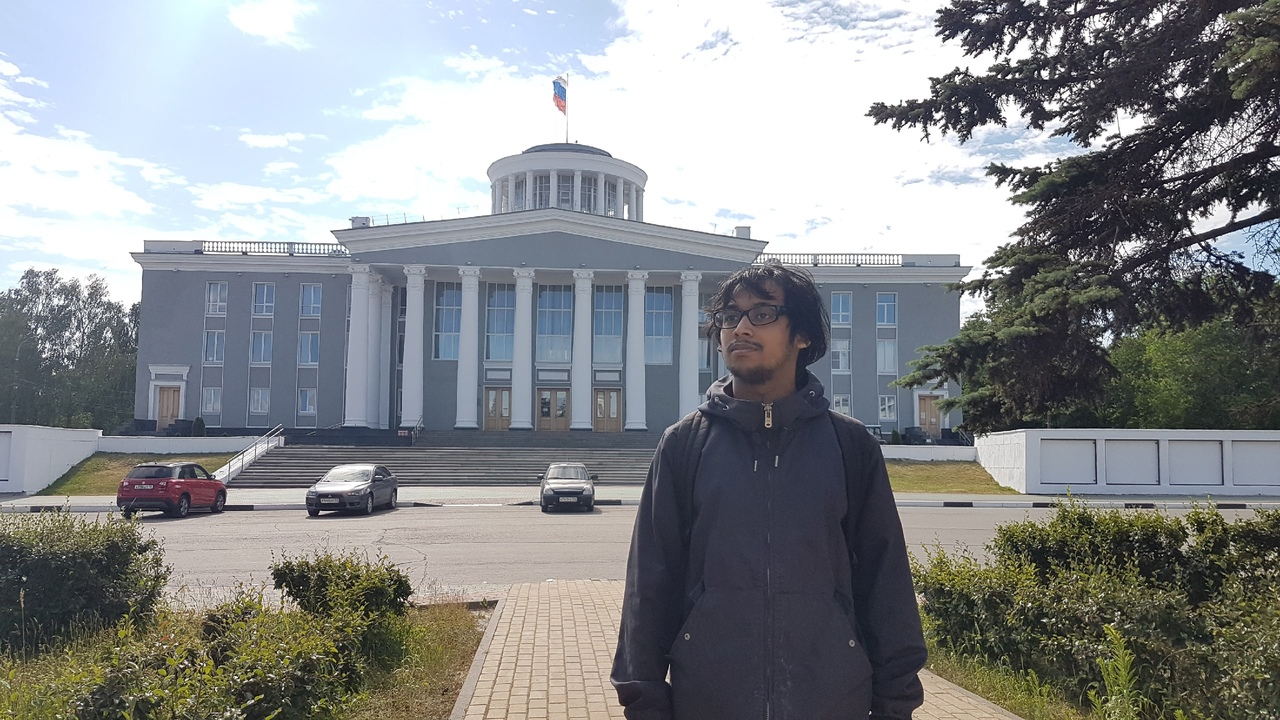
#> input picture imagehh.jpg, 1280 x 720 px
$ python lab2.py
#> lines starting #> are read from the running program, lines starting #| are printed output that depends on the picture
#
#All the copyright to utshomomen
#

import cv2
import numpy as np
import random
import sys
from os import path


img_original = cv2.imread("imagehh.jpg")
#> img_original is the input picture: shape (720, 1280, 3); mean B, G, R 140.2, 138.3, 135.7
kernel = np.ones ((5,5),np.uint8)


cv2.imshow("frame1", img_original)

gray = cv2.cvtColor(img_original, cv2.COLOR_BGR2RGBA)
cv2.imshow("frame2", gray)

canny = cv2.Canny(img_original,150,200)
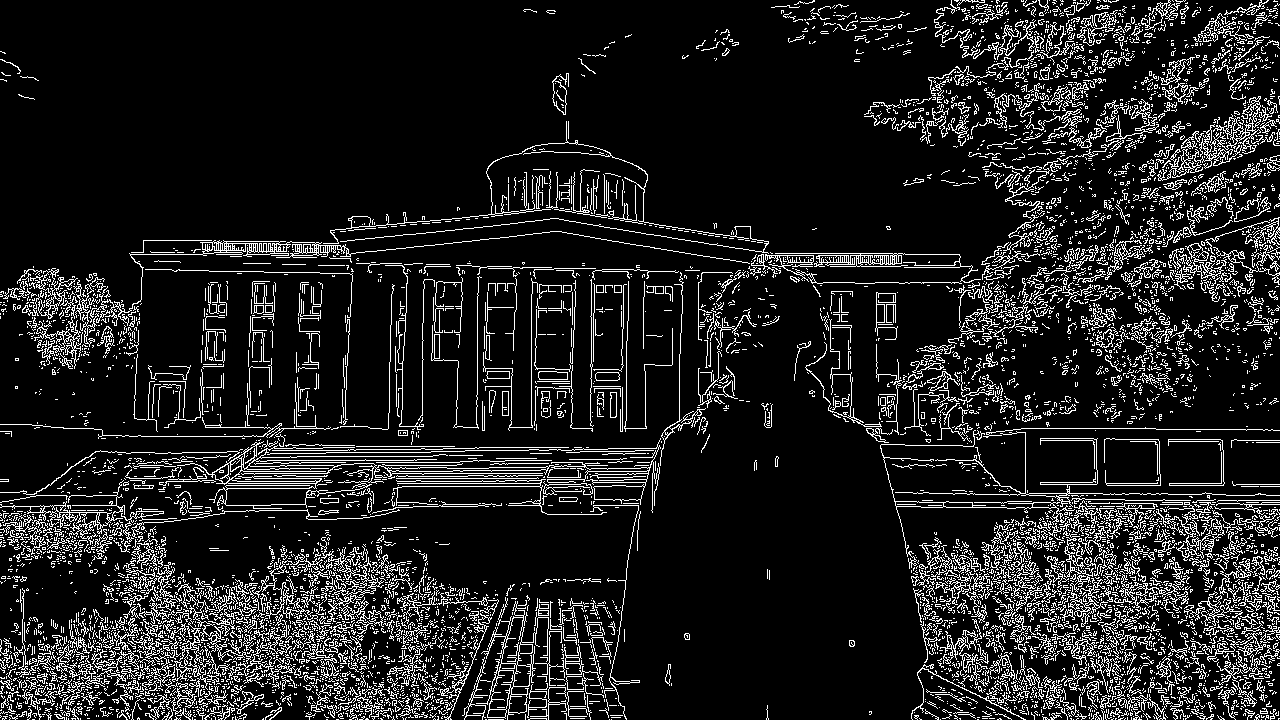
#> canny: shape (720, 1280); 12.1% white in thin lines or dots
cv2.imshow("frame3", canny)
#faces =cv2.(gray, 1.3, 5)
 #for (x, y, w, h)
 # cv2.rectangle(img, (x, y), (x + w, y + h), (255, 0, 0), 2)

dialation = cv2.dilate(img_original, kernel, iterations=1)
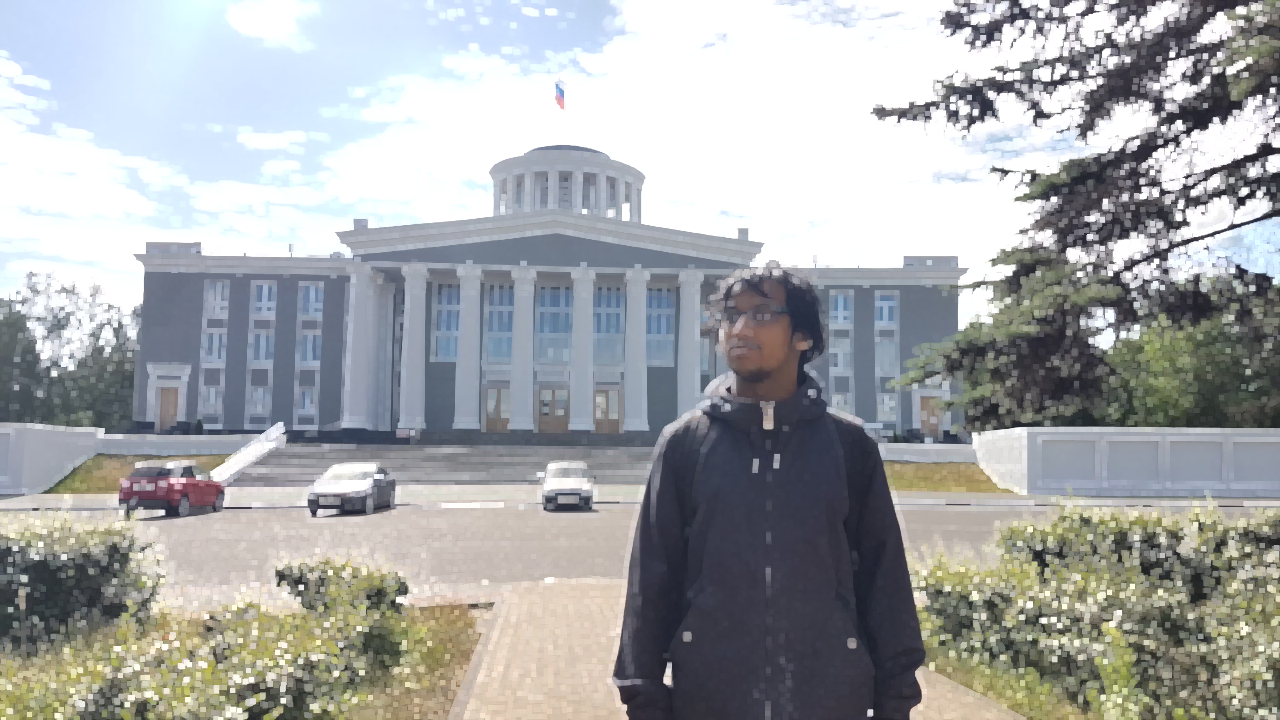
#> dialation: shape (720, 1280, 3); mean B, G, R 168.2, 167.1, 164.7

cv2.imshow("frame4", dialation)

eroded = cv2.erode(img_original, kernel, iterations=1)
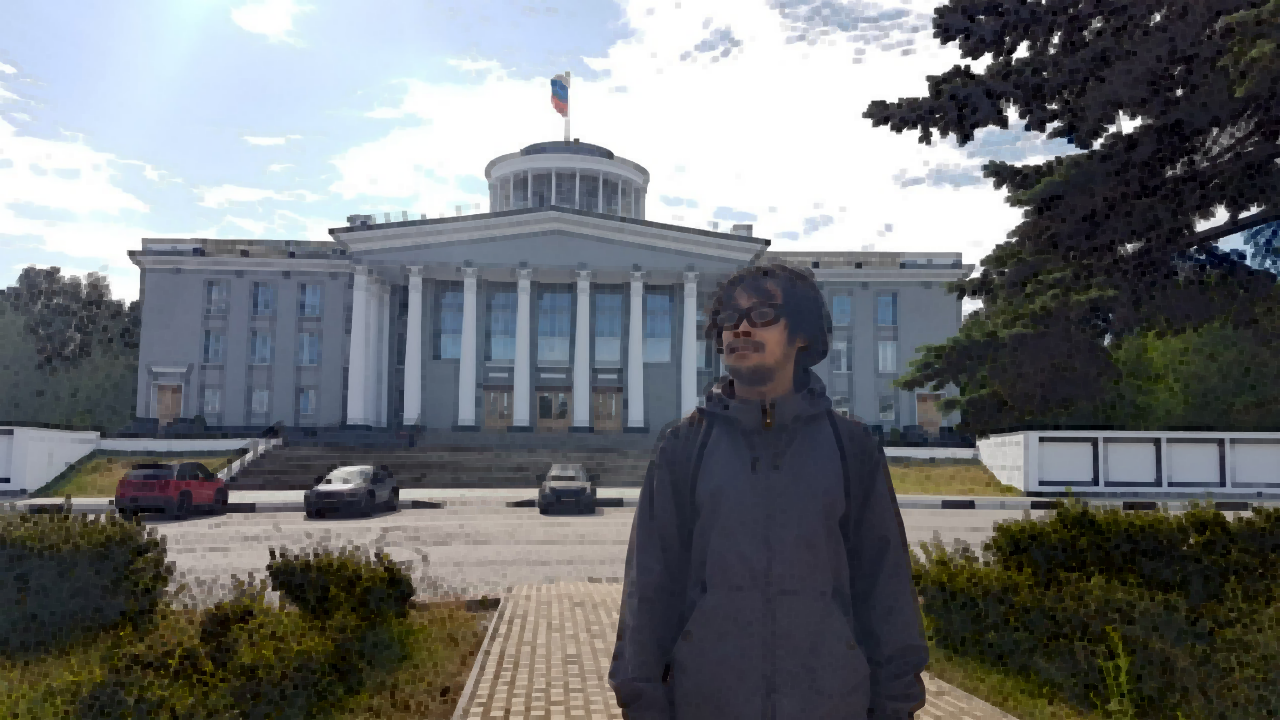
#> eroded: shape (720, 1280, 3); mean B, G, R 116, 113.6, 110.7
cv2.imshow("frame5", eroded)

median = cv2.medianBlur(img_original, 5)
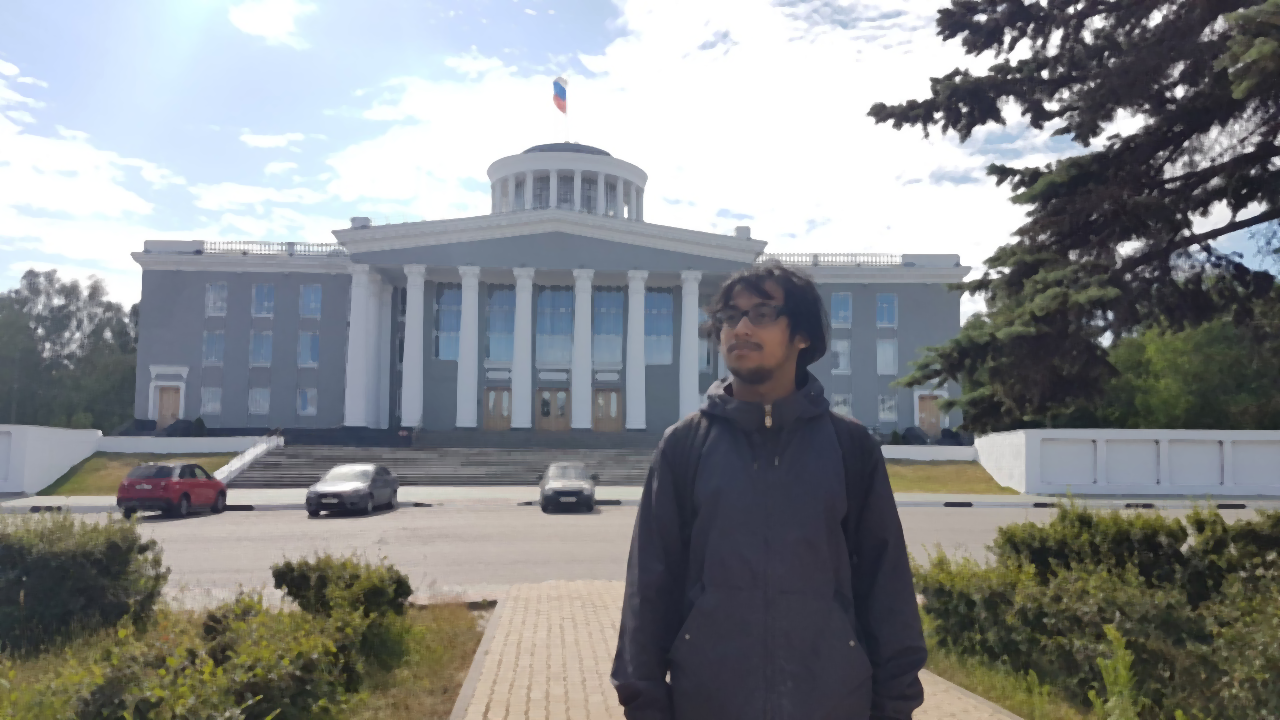
#> median: shape (720, 1280, 3); mean B, G, R 139.5, 137.5, 134.9
cv2.imshow("frame6", median)


convo = cv2.filter2D(img_original, -1, kernel)
#> convo: shape (720, 1280, 3); every value is 255

cv2.imshow("frame7", convo)

cv2.waitKey(0)
